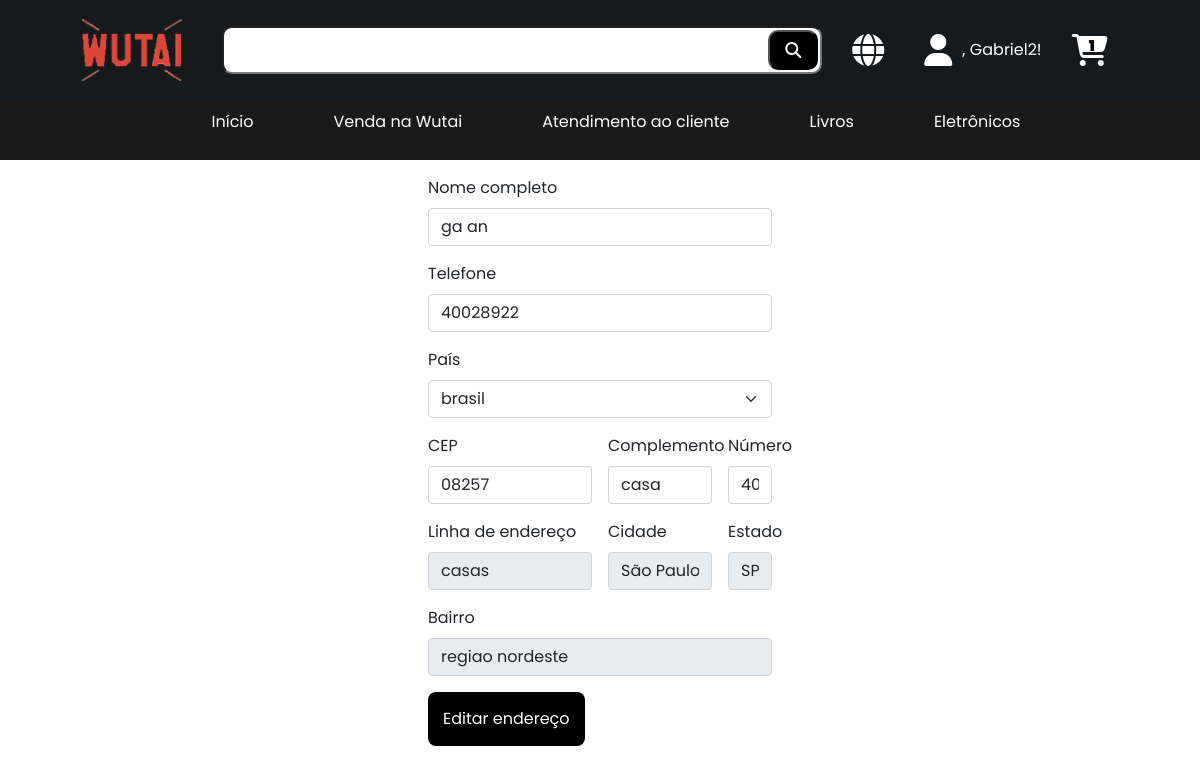
The app's page /website/user/address/editAddress.php?address=27 (signed in) with its own data.
### tables this page shows
CREATE TABLE IF NOT EXISTS `address` (
  `idAddress` int NOT NULL AUTO_INCREMENT,
  `completeName` varchar(200) NOT NULL,
  `zipcode` varchar(100) NOT NULL,
  `state` varchar(100) NOT NULL,
  `city` varchar(255) NOT NULL,
  `country` varchar(100) NOT NULL,
  `address` varchar(100) NOT NULL,
  `houseNumber` smallint NOT NULL,
  `complement` varchar(100) DEFAULT NULL,
  `neighborhood` varchar(60) NOT NULL,
  `phoneNumber` varchar(30) NOT NULL,
  `idUser` bigint NOT NULL,
  PRIMARY KEY (`idAddress`),
  KEY `fkUserAddress` (`idUser`)
);

### website/user/address/editAddress.php (the view, shortened to what this page needs)
<?php
require('../../connect.php');
$idAddress = $_GET['address'];
$sql = "SELECT * FROM address WHERE idAddress = $idAddress";
$result = mysqli_query($conn, $sql);
$address = mysqli_fetch_assoc($result);
?>
<!DOCTYPE html>
<html lang="pt-BR">
<head>
    <link href="https://cdn.jsdelivr.net/npm/bootstrap@5.0.2/dist/css/bootstrap.min.css" rel="stylesheet">
    <link rel="stylesheet" href="../../../styles/header.css">
    <link rel="stylesheet" href="../../../styles/user/address/newAddress.css">
</head>
<body>
    <?php include('../../header/header.php'); ?>
    <section id="newAddress">
        <form action="editAddress.act.php" method="POST" class="row g-3 form-inline">
            <div class="col-12">
                <label for="completeName" class="form-label">Nome completo</label>
                <input type="text" class="form-control" name="completeName" id="completeName" value="<?php echo $address['completeName'] ?>">
            </div>
            <div class="col-12">
                <label for="phoneNumber" class="form-label">Telefone</label>
                <input type="text" class="form-control" name="phoneNumber" id="phoneNumber" value="<?php echo $address['phoneNumber'] ?>">
            </div>
            <div class="col-12">
                <label for="country" class="form-label">País</label>
                <select class="form-select" aria-label="Default select example" name="country" id="country">
                    <?php
                    echo "<option value= {$address['country']}> {$address['country']}</option>";
                    ?>
                </select>
            </div>
            <div class="col-md-6">
                <label for="zipcode" class="form-label">CEP</label>
                <input type="text" class="form-control" name="zipcode" id="zipcode" value="<?php echo $address['zipcode'] ?>">
            </div>
            <div class="col-md-4">
                <label for="zipcode" class="form-label">Complemento</label>
                <input type="text" class="form-control" name="complement" id="complement" value="<?php echo $address['complement'] ?>">
            </div>
            <div class="col-md-2">
                <label for="zipcode" class="form-label">Número</label>
                <input type="text" class="form-control" name="number" id="number" value="<?php echo $address['houseNumber'] ?>">
            </div>
                <div class="col-md-6">
                    <label for="address" class="form-label">Linha de endereço</label>
                    <input type="text" class="form-control" name="address" id="address" value="<?php echo $address['address'] ?>" readonly>
                </div>
                <div class="col-md-4">
                    <label for="city" class="form-label">Cidade</label>
                    <input type="text" class="form-control" name="city" id="city" value="<?php echo $address['city'] ?>" readonly>
                </div>
                <div class="col-md-2">
                    <label for="state" class="form-label">Estado</label>
                    <input type="text" name="state" id="state" class="form-control" value="<?php echo $address['state'] ?>" readonly>
                </div>
                <div class="col-12">
                    <label for="neighborhood" class="form-label">Bairro</label>
                    <input type="text" class="form-control" name="neighborhood" id="neighborhood" value="<?php echo $address['neighborhood'] ?>" readonly>
                </div>
            <div class="button__class__submit">
                <input type="submit" value="Editar endereço" class="btn btn-primary" style="background-color: #000; padding: 15px; border-radius: 8px;">
            </div>
        </form>
    </section>
</body>
</html>

### styles/header.css (style rules this page uses)
* { margin: 0; padding: 0; box-sizing: border-box; font-family: "Poppins", sans-serif; }

### styles/user/address/newAddress.css (style rules this page uses)
* { margin: 0; padding: 0; box-sizing: border-box; font-family: "Poppins", sans-serif; }
#newAddress { display: flex; justify-content: center; align-items: flex-end; height: 100vh; }
#newAddress form { width: 30%; height: 100%; display: flex; align-content: flex-start; }
.button__class__submit { width: 100%; padding-left: 8px; padding-right: 8px; }
.button__class__submit input { border: none; }

### records on screen
address: completeName "ga an", phoneNumber "40028922", country "brasil", zipcode "08257", complement "casa", number "40", address "casas", city "São Paulo", state "SP", neighborhood "regiao nordeste"

### other values on screen
$name "Gabriel2"
$count[0] "1"
